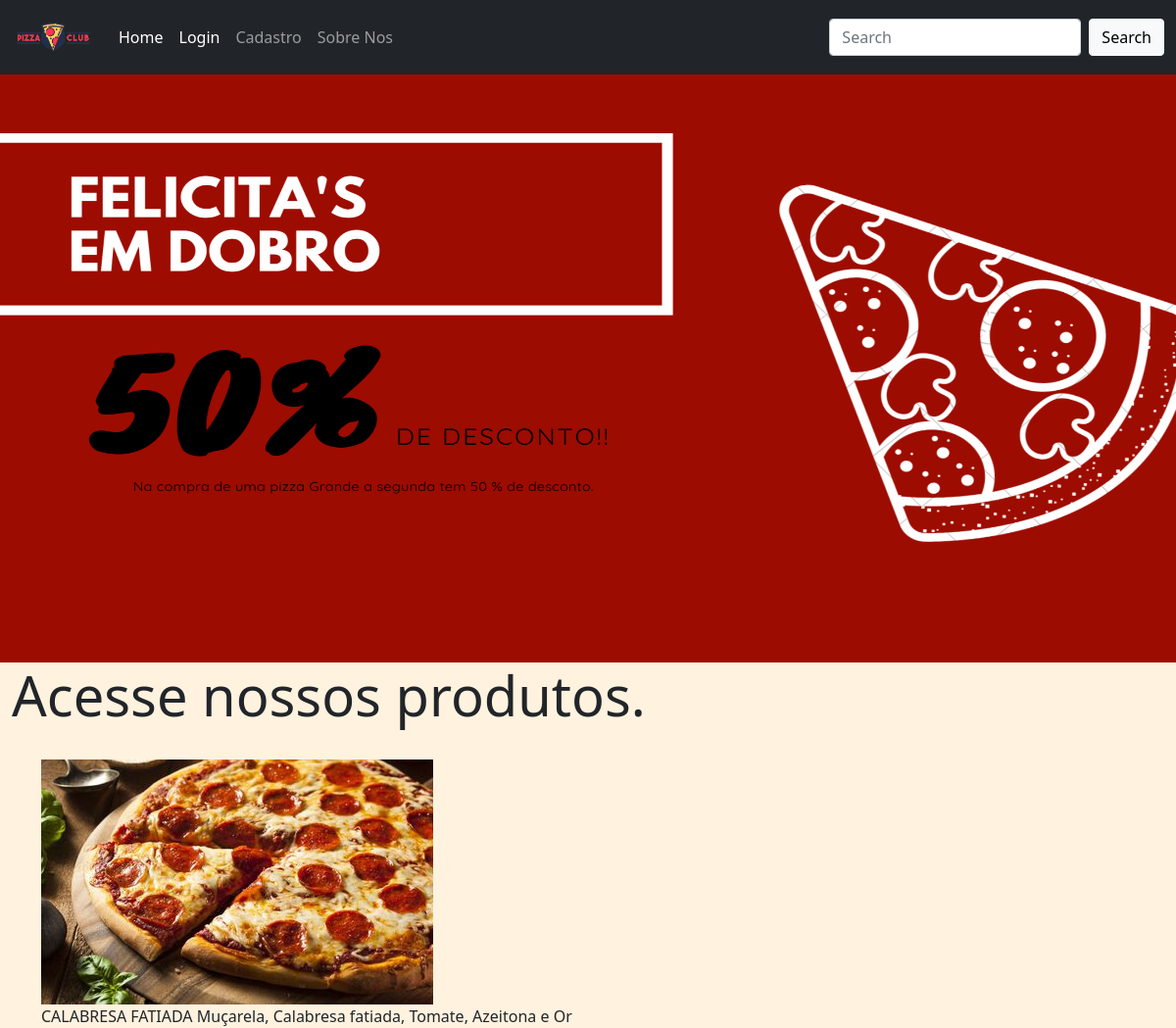
The page /1 on the database its author committed.
### home/models.py (models this page shows, shortened)
class Pizzaria(models.Model):
    titulo = models.CharField(max_length=30)
    descricao = models.CharField(max_length=50)
    mostrar = models.BooleanField(default=True)
    foto = models.ImageField(blank=True,upload_to='fotos/%y/%m/%d/')

### home/views.py (the view)
# urls.py: path('<int:idbusca>', views.mostrar, name='pizzaria'),
def mostrar(request, idbusca):
    dados = get_object_or_404(Pizzaria, id=idbusca)
    return render(request, 'home/detPizza.html', {'dados': dados})

### home/templates/home/detPizza.html (shortened to what this page needs)
{% load static %}
<!doctype html>
<html lang="en">
<head>
</head>
<body style="background-color: rgb(255,242,223);">
    {% include 'menu.html' %}
  <div class="carousel-inner">
    <div class="carousel-item active">
      <img src="{% static 'images/pizza.png' %}" height="600px" class="d-block w-100" alt="...">
    </div>
    <br><br><br><br><br><br><br><br><br><br><br><br><br><br><br><br><br><br><br><br><br><br><br><br><br>
    <div style="margin-right:260px" class="jumbotron jumbotron-fluid">
        <div class="container">
            <h1 class="display-4">Acesse nossos produtos.</h1>
        </div>
      </div>
      <br>
    <div class="container" >
       {% if dados.foto  %}
       <img src="{{dados.foto.url}}" alt=""><br>
        {{dados.titulo}}
        {{dados.descricao}}
    {% endif %}
   </div>
</body>
</html>

### rows shown on the page
Pizzaria: foto (picture), titulo "CALABRESA FATIADA", descricao "Muçarela, Calabresa fatiada, Tomate, Azeitona e Or"
